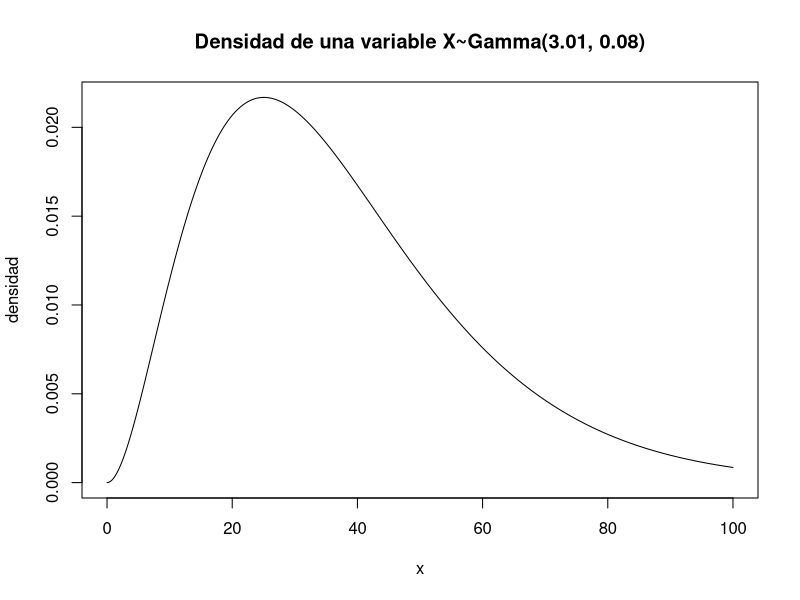
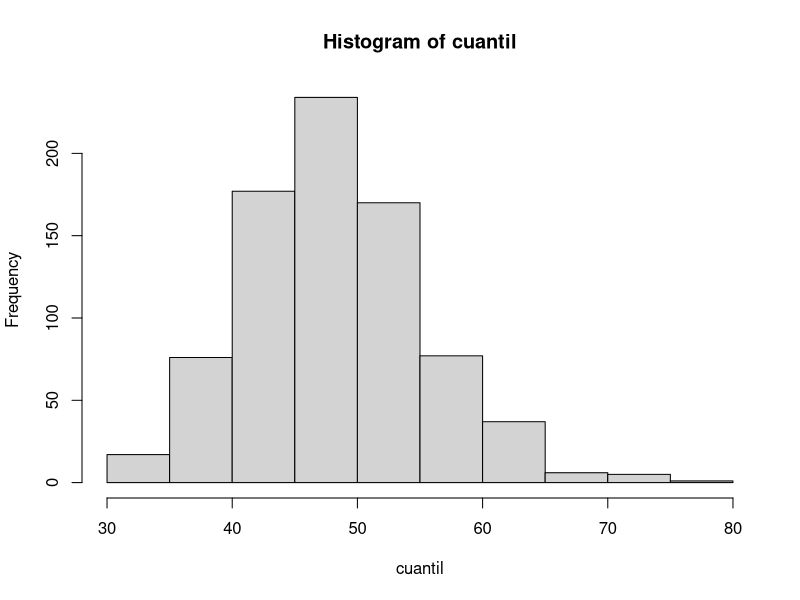

These charts were generated, in order, by the following R code:
#Ejercicio 1
#Esperanza= 37.5; desv=21.6
#Resolviendo Espe=alpha/lambda; desv=raiz de (alpha/lambda^2)





#a)---- 
alpha=(37.5/21.6)^2; alpha
lambda=37.5/(21.6)^2; lambda

x=seq(0, 100, 0.01)
x11()
plot(x, dgamma(x, shape=alpha, scale=1/lambda),  type='l', ylab='densidad', main= 'Densidad de una variable X~Gamma(3.01, 0.08)')
#b)----
qgamma(.75, shape=alpha, scale=1/lambda)





#c)----
#Computo de R=800 cuantiles basadas en muestras con n=50 
R=800                           #Numero de replicas
n= 25                       # Numero de observaciones de la muestra
cuantil <- rep(0,R)         # Vector de ceros de longitud R
set.seed(34)                     # semilla
for(i in 1:R){
cuantil [i] <- quantile( rgamma(n, shape=alpha, scale=1/lambda) , .75)# Computo de la mediana
}

mean(cuantil)
hist(cuantil)

#e)----
sd(cuantil)

